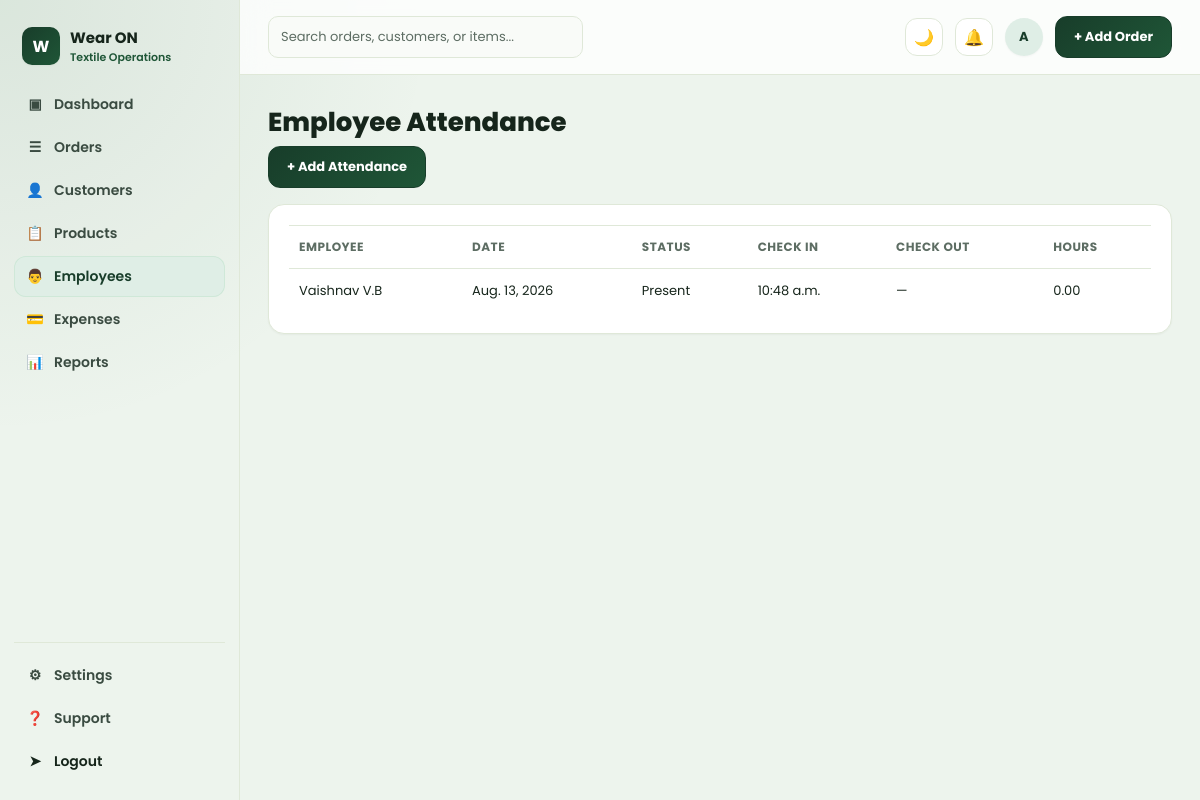
Before: /employees/attendance/ (signed in) with the older database file.
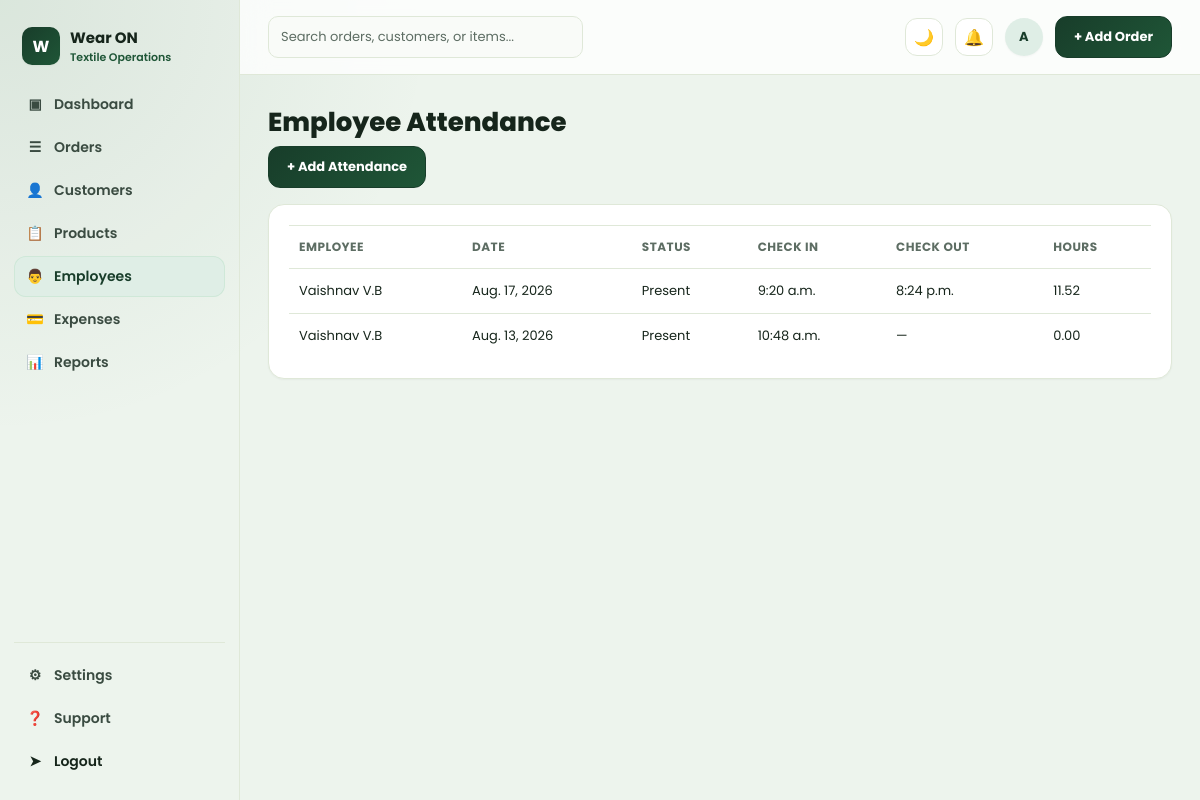
After: the same page with the newer database file.
### orders/models.py (models this page shows, shortened)
class EmployeeAttendance(models.Model):
    ATTENDANCE_PRESENT = "present"
    ATTENDANCE_ABSENT = "absent"
    ATTENDANCE_HALF_DAY = "half_day"
    ATTENDANCE_LEAVE = "leave"
    ATTENDANCE_STATUS_CHOICES = [
        (ATTENDANCE_PRESENT, "Present"),
        (ATTENDANCE_ABSENT, "Absent"),
        (ATTENDANCE_HALF_DAY, "Half Day"),
        (ATTENDANCE_LEAVE, "Leave"),
    ]
    employee = models.ForeignKey(Employee, on_delete=models.CASCADE, related_name="attendance_records")
    date = models.DateField(default=timezone.localdate)
    check_in = models.TimeField(null=True, blank=True)
    check_out = models.TimeField(null=True, blank=True)
    status = models.CharField(max_length=20, choices=ATTENDANCE_STATUS_CHOICES, default=ATTENDANCE_PRESENT)
    work_hours = models.DecimalField(max_digits=5, decimal_places=2, default=Decimal("0.00"))
    remarks = models.CharField(max_length=255, blank=True)
    created_at = models.DateTimeField(auto_now_add=True)
    class Meta:
        ordering = ["-date", "employee__name"]
        unique_together = ("employee", "date")

class Employee(models.Model):
    EMPLOYEE_STATUS_ACTIVE = "active"
    EMPLOYEE_STATUS_INACTIVE = "inactive"
    EMPLOYEE_STATUS_ON_LEAVE = "on_leave"
    EMPLOYEE_STATUS_CHOICES = [
        (EMPLOYEE_STATUS_ACTIVE, "Active"),
        (EMPLOYEE_STATUS_INACTIVE, "Inactive"),
        (EMPLOYEE_STATUS_ON_LEAVE, "On Leave"),
    ]
    name = models.CharField(max_length=150)
    employee_id = models.CharField(max_length=50, unique=True, blank=True)
    department = models.CharField(max_length=100, blank=True)
    designation = models.CharField(max_length=100, blank=True)
    phone = models.CharField(max_length=20, blank=True)
    email = models.EmailField(blank=True)
    address = models.TextField(blank=True)
    joining_date = models.DateField(default=timezone.localdate)
    monthly_salary = models.DecimalField(max_digits=12, decimal_places=2, default=Decimal("0.00"))
    status = models.CharField(max_length=20, choices=EMPLOYEE_STATUS_CHOICES, default=EMPLOYEE_STATUS_ACTIVE)
    created_at = models.DateTimeField(auto_now_add=True)
    updated_at = models.DateTimeField(auto_now=True)
    class Meta:
        ordering = ["name"]

### orders/views.py (the view)
# urls.py: path("employees/attendance/", views.employee_attendance_list, name="employee-attendance-list"),
@login_required
def employee_attendance_list(request):
    attendances = EmployeeAttendance.objects.select_related("employee").order_by("-date")
    return render(request, "orders/employee_attendance_list.html", {"attendances": attendances})

### orders/templates/orders/employee_attendance_list.html (shortened to what this page needs)
{% extends "base.html" %}
{% block content %}
<h1 class="page-title">Employee Attendance</h1>
<div style="margin-bottom:16px;">
  <a href="{% url 'employee-attendance-create' %}" class="btn btn-primary">+ Add Attendance</a>
</div>
<div class="card employee-section">
  <div class="employee-table-wrap">
    <table class="employee-table">
      <thead>
        <tr>
          <th>Employee</th>
          <th>Date</th>
          <th>Status</th>
          <th>Check In</th>
          <th>Check Out</th>
          <th>Hours</th>
        </tr>
      </thead>
      <tbody>
        {% for attendance in attendances %}
        <tr>
          <td>{{ attendance.employee.name }}</td>
          <td>{{ attendance.date }}</td>
          <td>{{ attendance.get_status_display }}</td>
          <td>{{ attendance.check_in|default:'—' }}</td>
          <td>{{ attendance.check_out|default:'—' }}</td>
          <td>{{ attendance.work_hours }}</td>
        </tr>
        {% empty %}
        <tr>
          <td colspan="6" style="text-align:center;">No attendance records found.</td>
        </tr>
        {% endfor %}
      </tbody>
    </table>
  </div>
</div>
{% endblock %}

Changed rows visible on the page:
added EmployeeAttendance: employee.name "Vaishnav V.B", date "Aug. 17, 2026", status "Present", check_in "9:20 a.m.", check_out "8:24 p.m.", work_hours "11.52"
